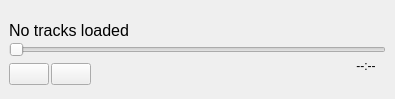
<?xml version="1.0" encoding="UTF-8"?>
<ui version="4.0">
 <class>AudioPlayerWidget</class>
 <widget class="QWidget" name="AudioPlayerWidget">
  <property name="geometry">
   <rect>
    <x>0</x>
    <y>0</y>
    <width>395</width>
    <height>99</height>
   </rect>
  </property>
  <property name="sizePolicy">
   <sizepolicy hsizetype="Preferred" vsizetype="Minimum">
    <horstretch>0</horstretch>
    <verstretch>0</verstretch>
   </sizepolicy>
  </property>
  <property name="windowTitle">
   <string notr="true">Form</string>
  </property>
  <layout class="QVBoxLayout" name="verticalLayout_2">
   <property name="spacing">
    <number>0</number>
   </property>
   <property name="margin">
    <number>0</number>
   </property>
   <item>
    <widget class="QWidget" name="contentWidget" native="true">
     <layout class="QVBoxLayout" name="verticalLayout" stretch="0,0,0">
      <property name="spacing">
       <number>2</number>
      </property>
      <property name="margin">
       <number>9</number>
      </property>
      <item>
       <widget class="QLabel" name="trackNameLabel">
        <property name="sizePolicy">
         <sizepolicy hsizetype="Ignored" vsizetype="Preferred">
          <horstretch>0</horstretch>
          <verstretch>0</verstretch>
         </sizepolicy>
        </property>
        <property name="font">
         <font>
          <pointsize>12</pointsize>
          <weight>50</weight>
          <bold>false</bold>
         </font>
        </property>
        <property name="text">
         <string>No tracks loaded</string>
        </property>
        <property name="alignment">
         <set>Qt::AlignBottom|Qt::AlignLeading|Qt::AlignLeft</set>
        </property>
       </widget>
      </item>
      <item>
       <widget class="QSlider" name="positionSlider">
        <property name="styleSheet">
         <string notr="true">QSlider::groove:horizontal {
background: rgb(0, 0, 0);
height: 18px;
border: 1px solid rgb(35, 35, 35);
border-color: rgb(35, 35, 35) rgb(80, 80, 80) rgb(80, 80, 80) rgb(35, 35, 35);
border-radius: 4px;
}

QSlider::sub-page:horizontal {
background: qlineargradient(x1: 0, y1: 0.2, x2: 0, y2: 1,
    stop: 0 #4bacbf, stop: 1 #185b72);
border-radius: 2px;
margin: 2px;
}



QSlider::handle:horizontal:hover {
background: qlineargradient(x1: 0, y1: 0.2, x2: 0, y2: 1, stop: 0 #368fae, stop: 1 #70c9d8);
}

QSlider::handle:horizontal {
background: qlineargradient(x1: 0, y1: 0.2, x2: 0, y2: 1, stop: 0 #70c9d8, stop: 1 #368fae);
width: 18px;
border: 1px solid rgb(0, 0, 0);
border-radius: 2px;
}
/*
QSlider::handle:horizontal:hover {
background: qlineargradient(x1:0, y1:0, x2:1, y2:1,
    stop:0 #fff, stop:1 #ddd);
border: 1px solid #444;

border-radius: 3px;
width: 5px;
}
/*

QSlider::sub-page:horizontal:disabled {
background: #bbb;
border-color: #999;
}

QSlider::add-page:horizontal:disabled {
background: #eee;
border-color: #999;
}

QSlider::handle:horizontal:disabled {
background: #eee;
border: 1px solid #aaa;
border-radius: 4px;
}</string>
        </property>
        <property name="value">
         <number>0</number>
        </property>
        <property name="orientation">
         <enum>Qt::Horizontal</enum>
        </property>
       </widget>
      </item>
      <item>
       <layout class="QHBoxLayout" name="horizontalLayout">
        <item>
         <widget class="QPushButton" name="playButton">
          <property name="text">
           <string/>
          </property>
          <property name="iconSize">
           <size>
            <width>32</width>
            <height>32</height>
           </size>
          </property>
         </widget>
        </item>
        <item>
         <widget class="QPushButton" name="stopButton">
          <property name="text">
           <string/>
          </property>
         </widget>
        </item>
        <item>
         <spacer name="horizontalSpacer">
          <property name="orientation">
           <enum>Qt::Horizontal</enum>
          </property>
          <property name="sizeHint" stdset="0">
           <size>
            <width>40</width>
            <height>20</height>
           </size>
          </property>
         </spacer>
        </item>
        <item>
         <widget class="QLabel" name="timeLabel">
          <property name="sizePolicy">
           <sizepolicy hsizetype="Preferred" vsizetype="Preferred">
            <horstretch>0</horstretch>
            <verstretch>0</verstretch>
           </sizepolicy>
          </property>
          <property name="minimumSize">
           <size>
            <width>40</width>
            <height>0</height>
           </size>
          </property>
          <property name="text">
           <string notr="true">--:--</string>
          </property>
          <property name="alignment">
           <set>Qt::AlignHCenter|Qt::AlignTop</set>
          </property>
         </widget>
        </item>
       </layout>
      </item>
     </layout>
    </widget>
   </item>
  </layout>
 </widget>
 <resources/>
 <connections/>
</ui>
